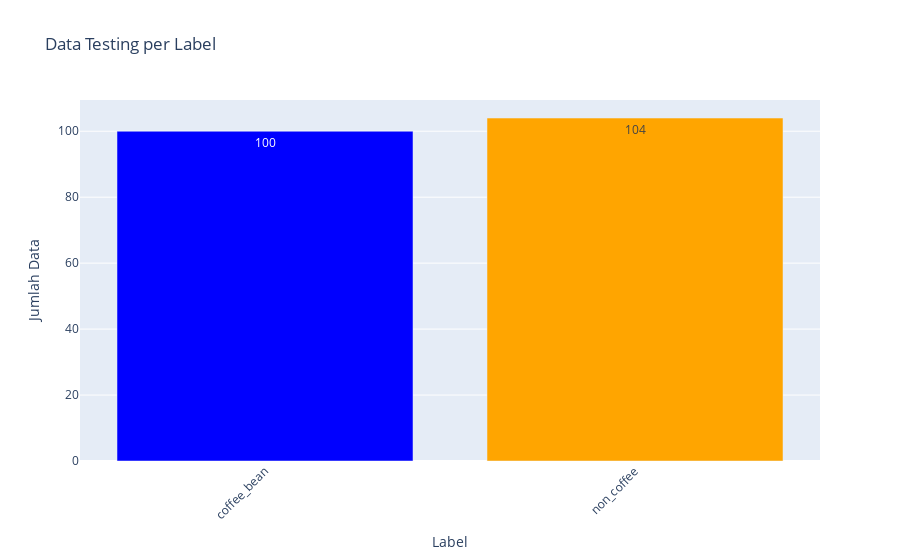

Here is the notebook cell this chart was saved with:
### Code cell
# Hitung jumlah data per label pada testing dataset
unique, counts = np.unique(y_test, return_counts=True)
print(f"Data Testing per Label:")
for i, (label, count) in enumerate(eye_detect_labels.items()):
    print(f"\t{label}\t: {counts[i]}")

print(f"Total Data Testing\t: {len(y_test)}")

# Visualisasi bar chart dengan plotly data testing dataset per label
# Define custom colors for each label
colors = ['blue', 'orange', 'purple', 'green', 'red'] 

fig = go.Figure(data=[go.Bar(
    x=list(eye_detect_labels.keys()),
    y=counts,
    marker_color=colors,  # Assign colors to bars
    text=counts,  # Add text labels
    textposition='auto'  
)])
fig.update_layout(
    title_text="Data Testing per Label",
    xaxis_title="Label",
    yaxis_title="Jumlah Data",
    xaxis_tickangle=-45,  # Rotate x-axis labels for better readability
)
fig.show()

### Figure 1 — Plotly figure (JSON) as saved in the notebook; plotly's stock layout.template omitted (floating-point values rounded to 4 significant figures)
{"data": [{"marker": {"color": ["blue", "orange", "purple", "green", "red"]}, "text": [100.0, 104.0], "textposition": "auto", "type": "bar", "x": ["coffee_bean", "non_coffee"], "y": [100, 104]}], "layout": {"title": {"text": "Data Testing per Label"}, "xaxis": {"tickangle": -45, "title": {"text": "Label"}}, "yaxis": {"title": {"text": "Jumlah Data"}}}}
